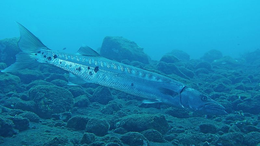
%> input picture Sample_Dataset/SAUD/Benchmark/Raw/group_1/1.png, 260 x 146 px, shrunk from 800 x 450 before the run
$ octave --eval "result = gradient_domain(imread('../Sample_Dataset/SAUD/Benchmark/Raw/group_1/1.png'));"   (GNU Octave 9; MATLAB toolbox functions it lacks are replaced by stand-ins)
%> lines starting %> are read from the running program, lines starting %| are printed output that depends on the picture
### Feature_Extraction/LBP.m
function dstImage = LBP(srcImage)

if ndims(srcImage) == 3
   srcImage =  rgb2gray(srcImage);
end

I = im2double(srcImage);

[m, n] = size(I);
J = zeros(m, n);

 for i = 2 : m-1
   for j = 2 : n-1
       J(i,j) = ( I(i-1,j-1) > I(i,j) )  + ...
                ( I(i-1,j) > I(i,j) ) + ...
                ( I(i-1,j+1) > I(i,j) )  + ...
                ( I(i,j+1) > I(i,j) )  + ...
                ( I(i+1,j+1) > I(i,j) )  + ...
                ( I(i+1,j) > I(i,j) )  + ...
                ( I(i+1,j-1) > I(i,j) )  + ...
                ( I(i,j-1) > I(i,j) ) ;
   end
end
 dstImage = J;

### Feature_Extraction/gradient_domain.m
function GD = gradient_domain(img)
GD=[];
img=rgb2gray(img);
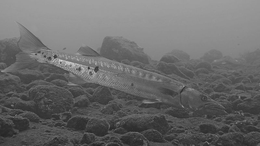
%> img: size 146x260 uint8; min 35, max 216, mean 106
[m, n] = size(img);
%> m = 146; n = 260
d = double(img);
dSobel = img;
for img = 2 : m-1
for j = 2 : n-1
Gx = (d(img+1,j-1) + 2*d(img+1,j) + d(img+1,j+1)) - (d(img-1,j-1) + 2*d(img-1,j) + d(img-1,j+1));
Gy = (d(img-1,j+1) + 2*d(img,j+1) + d(img+1,j+1)) - (d(img-1,j-1) + 2*d(img,j-1) + d(img+1,j-1));
dSobel(img, j) = sqrt(Gx^2 + Gy^2);

end
end
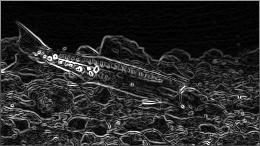
%> dSobel: size 146x260 uint8; min 0, max 255, mean 38.4
dstImage = LBP(dSobel);
%> after the loop in LBP, `for i = 2 : m-1`:
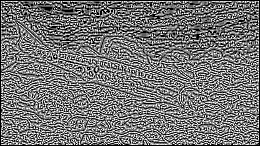
%> J: size 146x260 double; min 0, max 8, mean 3.67; drawn with min black and max white

s0=0;
for q=1:m
    for w=1:n
        if dstImage(q,w)==0
            s0=s0+double(dSobel(q,w));
        end
    end
end
%> after the loop, s0 = 280125
s0=s0/10000000;
%> s0 = 0.028
s1=0;
% [K, L] = size(dstImage);
for q=1:m
    for w=1:n
        if dstImage(q,w)==1
            s1=s1+double(dSobel(q,w));
        end
    end
end
%> after the loop, s1 = 294122
s1=s1/10000000;
%> s1 = 0.0294

s2=0;
for q=1:m
    for w=1:n
        if dstImage(q,w)==2
            s2=s2+double(dSobel(q,w));
        end
    end
end
%> after the loop, s2 = 192547
s2=s2/10000000;
%> s2 = 0.0193

s3=0;
for q=1:m
    for w=1:n
        if dstImage(q,w)==3
            s3=s3+double(dSobel(q,w));
        end
    end
end
%> after the loop, s3 = 200401
s3=s3/10000000;
%> s3 = 0.02

s4=0;
for q=1:m
    for w=1:n
        if dstImage(q,w)==4
            s4=s4+double(dSobel(q,w));
        end
    end
end
%> after the loop, s4 = 203273
s4=s4/10000000;
%> s4 = 0.0203

s5=0;
for q=1:m
    for w=1:n
        if dstImage(q,w)==5
            s5=s5+double(dSobel(q,w));
        end
    end
end
%> after the loop, s5 = 108660
s5=s5/10000000;
%> s5 = 0.0109

s6=0;
for q=1:m
    for w=1:n
        if dstImage(q,w)==6
            s6=s6+double(dSobel(q,w));
        end
    end
end
%> after the loop, s6 = 80437
s6=s6/1000000;
%> s6 = 0.0804

s7=0;
for q=1:m
    for w=1:n
        if dstImage(q,w)==7
            s7=s7+double(dSobel(q,w));
        end
    end
end
%> after the loop, s7 = 64457
s7=s7/1000000;
%> s7 = 0.0645

s8=0;
for q=1:m
    for w=1:n
        if dstImage(q,w)==8
            s8=s8+double(dSobel(q,w));
        end
    end
end
%> after the loop, s8 = 33715
s8=s8/1000000;
%> s8 = 0.0337
S=[s0,s1,s2,s3,s4,s5,s6,s7,s8];
%> S = [0.028 0.0294 0.0193 0.02 0.0203 0.0109 0.0804 0.0645 0.0337]
GD=[GD;S];
%> GD has the same summary as S
%> `result = gradient_domain(imread('../Sample_Dataset/SAUD/Benchmark/Raw/..`: result has the same summary as S in gradient_domain

$ run again, on Sample_Dataset/SAUD/Benchmark/Raw/group_1/10.png
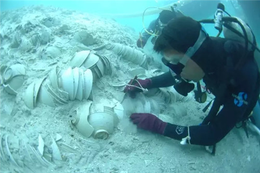
%> input picture Sample_Dataset/SAUD/Benchmark/Raw/group_1/10.png, 260 x 173 px, shrunk from 500 x 332 before the run
%> after the loop in gradient_domain, `for img = 2 : m-1`:
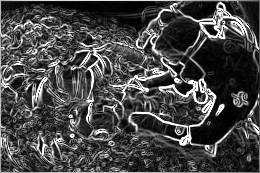
%> dSobel: size 173x260 uint8; min 0, max 255, mean 71.5
%> after the loop in LBP, `for i = 2 : m-1`:
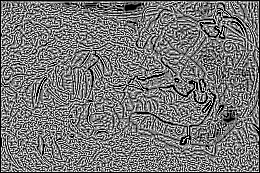
%> J: size 173x260 double; min 0, max 8, mean 3.76; drawn with min black and max white
%> after the loop in gradient_domain, `for q=1:m`: s0 = 789664
%> in gradient_domain, `s0=s0/10000000;`: s0 = 0.079
%> after the loop in gradient_domain, `for q=1:m`: s1 = 448766
%> in gradient_domain, `s1=s1/10000000;`: s1 = 0.0449
%> after the loop in gradient_domain, `for q=1:m`: s2 = 369622
%> in gradient_domain, `s2=s2/10000000;`: s2 = 0.037
%> after the loop in gradient_domain, `for q=1:m`: s3 = 437645
%> in gradient_domain, `s3=s3/10000000;`: s3 = 0.0438
%> after the loop in gradient_domain, `for q=1:m`: s4 = 523037
%> in gradient_domain, `s4=s4/10000000;`: s4 = 0.0523
%> after the loop in gradient_domain, `for q=1:m`: s5 = 260831
%> in gradient_domain, `s5=s5/10000000;`: s5 = 0.0261
%> after the loop in gradient_domain, `for q=1:m`: s6 = 177480
%> in gradient_domain, `s6=s6/1000000;`: s6 = 0.177
%> after the loop in gradient_domain, `for q=1:m`: s7 = 136680
%> in gradient_domain, `s7=s7/1000000;`: s7 = 0.137
%> after the loop in gradient_domain, `for q=1:m`: s8 = 72182
%> in gradient_domain, `s8=s8/1000000;`: s8 = 0.0722
%> S = [0.079 0.0449 0.037 0.0438 0.0523 0.0261 0.177 0.137 0.0722]
%> GD has the same summary as S
%> result has the same summary as S in gradient_domain

$ run again, on Sample_Dataset/SAUD/Benchmark/Raw/group_1/11.png
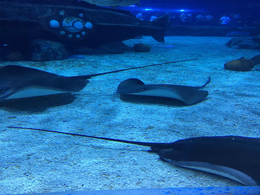
%> input picture Sample_Dataset/SAUD/Benchmark/Raw/group_1/11.png, 260 x 195 px, shrunk from 640 x 480 before the run
%> after the loop in gradient_domain, `for img = 2 : m-1`:
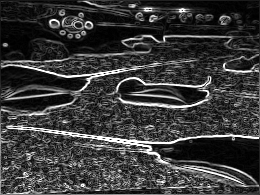
%> dSobel: size 195x260 uint8; min 0, max 255, mean 58.3
%> after the loop in LBP, `for i = 2 : m-1`:
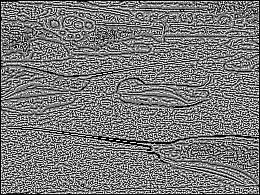
%> J: size 195x260 double; min 0, max 8, mean 3.8; drawn with min black and max white
%> after the loop in gradient_domain, `for q=1:m`: s0 = 631722
%> in gradient_domain, `s0=s0/10000000;`: s0 = 0.0632
%> after the loop in gradient_domain, `for q=1:m`: s1 = 541284
%> in gradient_domain, `s1=s1/10000000;`: s1 = 0.0541
%> after the loop in gradient_domain, `for q=1:m`: s2 = 325385
%> in gradient_domain, `s2=s2/10000000;`: s2 = 0.0325
%> after the loop in gradient_domain, `for q=1:m`: s3 = 362660
%> in gradient_domain, `s3=s3/10000000;`: s3 = 0.0363
%> after the loop in gradient_domain, `for q=1:m`: s4 = 518560
%> in gradient_domain, `s4=s4/10000000;`: s4 = 0.0519
%> after the loop in gradient_domain, `for q=1:m`: s5 = 214848
%> in gradient_domain, `s5=s5/10000000;`: s5 = 0.0215
%> after the loop in gradient_domain, `for q=1:m`: s6 = 154972
%> in gradient_domain, `s6=s6/1000000;`: s6 = 0.155
%> after the loop in gradient_domain, `for q=1:m`: s7 = 140541
%> in gradient_domain, `s7=s7/1000000;`: s7 = 0.141
%> after the loop in gradient_domain, `for q=1:m`: s8 = 67655
%> in gradient_domain, `s8=s8/1000000;`: s8 = 0.0677
%> S = [0.0632 0.0541 0.0325 0.0363 0.0519 0.0215 0.155 0.141 0.0677]
%> GD has the same summary as S
%> result has the same summary as S in gradient_domain

$ run again, on Sample_Dataset/SAUD/Benchmark/Raw/group_1/12.png
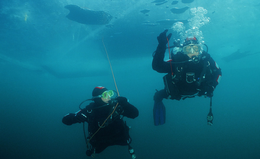
%> input picture Sample_Dataset/SAUD/Benchmark/Raw/group_1/12.png, 260 x 159 px, shrunk from 1200 x 736 before the run
%> after the loop in gradient_domain, `for img = 2 : m-1`:
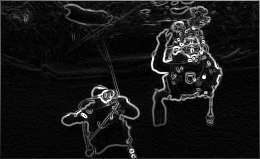
%> dSobel: size 159x260 uint8; min 0, max 255, mean 22.4
%> after the loop in LBP, `for i = 2 : m-1`:
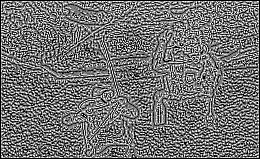
%> J: size 159x260 double; min 0, max 8, mean 3.59; drawn with min black and max white
%> after the loop in gradient_domain, `for q=1:m`: s0 = 205597
%> in gradient_domain, `s0=s0/10000000;`: s0 = 0.0206
%> after the loop in gradient_domain, `for q=1:m`: s1 = 152381
%> in gradient_domain, `s1=s1/10000000;`: s1 = 0.0152
%> after the loop in gradient_domain, `for q=1:m`: s2 = 118602
%> in gradient_domain, `s2=s2/10000000;`: s2 = 0.0119
%> after the loop in gradient_domain, `for q=1:m`: s3 = 138378
%> in gradient_domain, `s3=s3/10000000;`: s3 = 0.0138
%> after the loop in gradient_domain, `for q=1:m`: s4 = 158064
%> in gradient_domain, `s4=s4/10000000;`: s4 = 0.0158
%> after the loop in gradient_domain, `for q=1:m`: s5 = 65806
%> in gradient_domain, `s5=s5/10000000;`: s5 = 0.00658
%> after the loop in gradient_domain, `for q=1:m`: s6 = 41730
%> in gradient_domain, `s6=s6/1000000;`: s6 = 0.0417
%> after the loop in gradient_domain, `for q=1:m`: s7 = 30842
%> in gradient_domain, `s7=s7/1000000;`: s7 = 0.0308
%> after the loop in gradient_domain, `for q=1:m`: s8 = 15812
%> in gradient_domain, `s8=s8/1000000;`: s8 = 0.0158
%> S = [0.0206 0.0152 0.0119 0.0138 0.0158 0.00658 0.0417 0.0308 0.0158]
%> GD has the same summary as S
%> result has the same summary as S in gradient_domain
